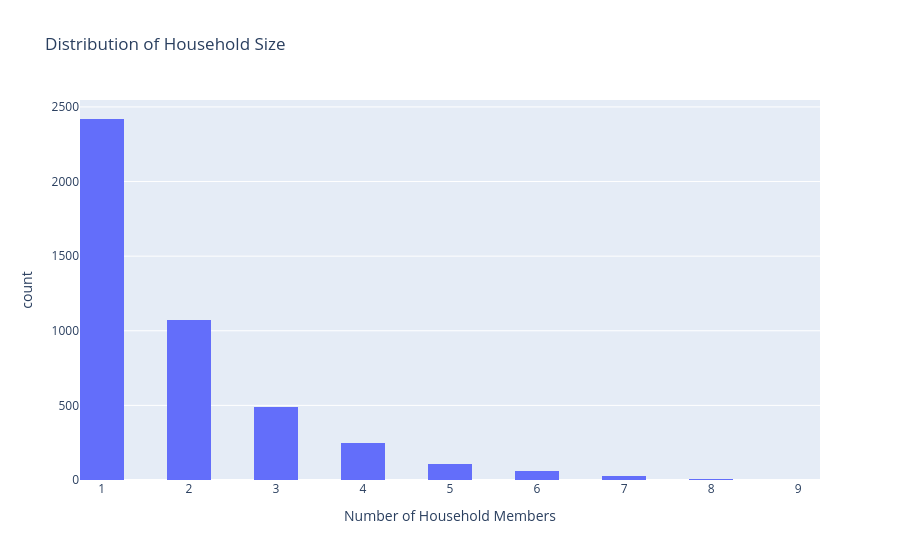

Notebook source saved alongside this figure:
### Code cell
fig = px.histogram(
    df,
    x="corrected_population",
    nbins=20,
    title="Distribution of Household Size",
    labels={"corrected_population": "Number of Household Members"}
)

fig.show()

### Figure 1 — Plotly figure (JSON) as saved in the notebook; plotly's stock layout.template omitted (floating-point values rounded to 4 significant figures; data arrays with more than 128 entries replaced by an {"elided": "..."} marker saying what was removed)
{"data": [{"bingroup": "x", "hovertemplate": "Number of Household Members=%{x}<br>count=%{y}<extra></extra>", "legendgroup": "", "marker": {"color": "#636efa", "pattern": {"shape": ""}}, "name": "", "nbinsx": 20, "orientation": "v", "showlegend": false, "type": "histogram", "x": {"elided": "4426 int values"}, "xaxis": "x", "yaxis": "y"}], "layout": {"barmode": "relative", "legend": {"tracegroupgap": 0}, "title": {"text": "Distribution of Household Size"}, "xaxis": {"anchor": "y", "domain": [0, 1], "title": {"text": "Number of Household Members"}}, "yaxis": {"anchor": "x", "domain": [0, 1], "title": {"text": "count"}}}}
